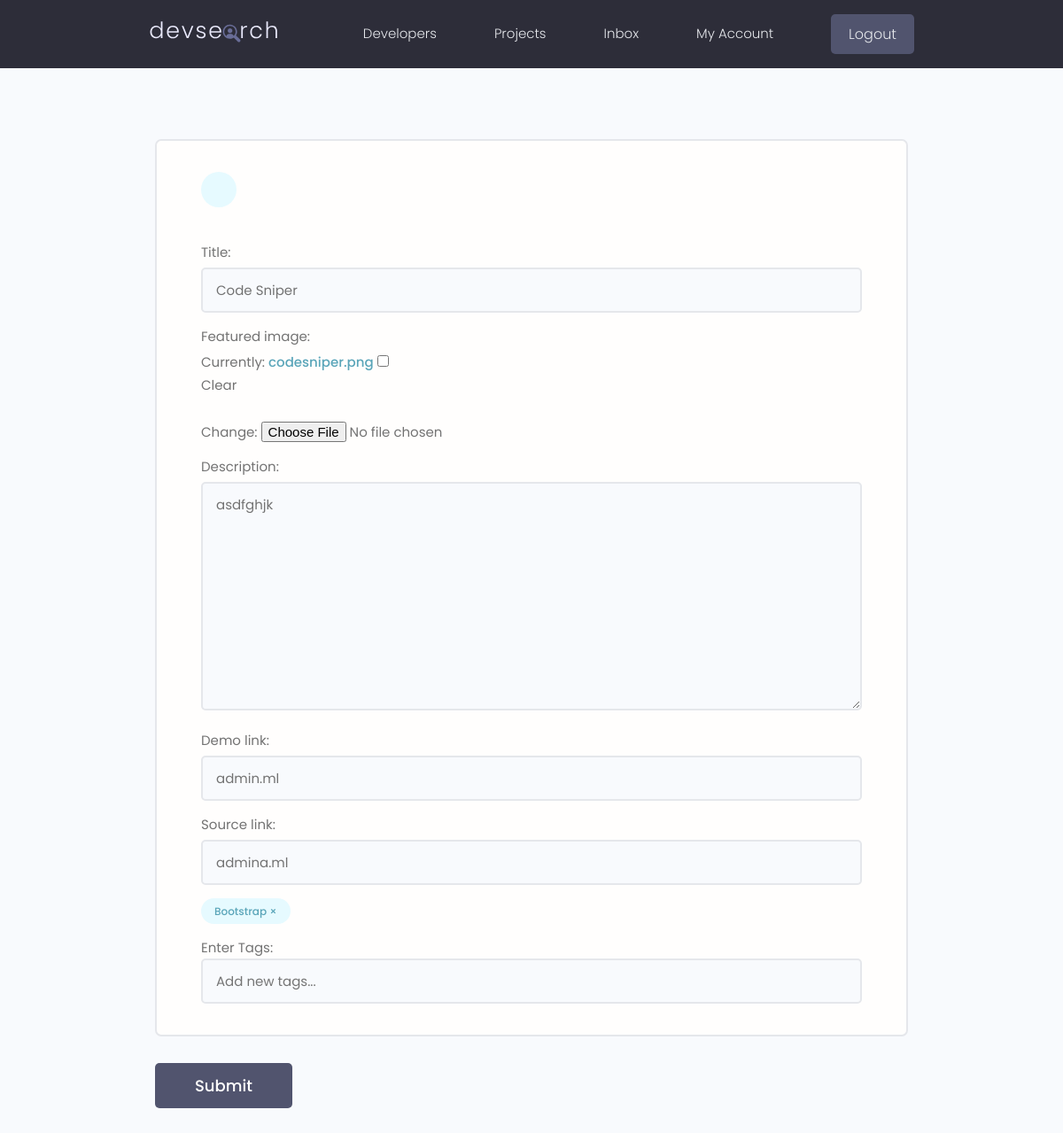
Page /projects/update-project/6ec5000f-5ccb-40b1-9230-c10d6450ddc0 (signed in) on the earlier database version.
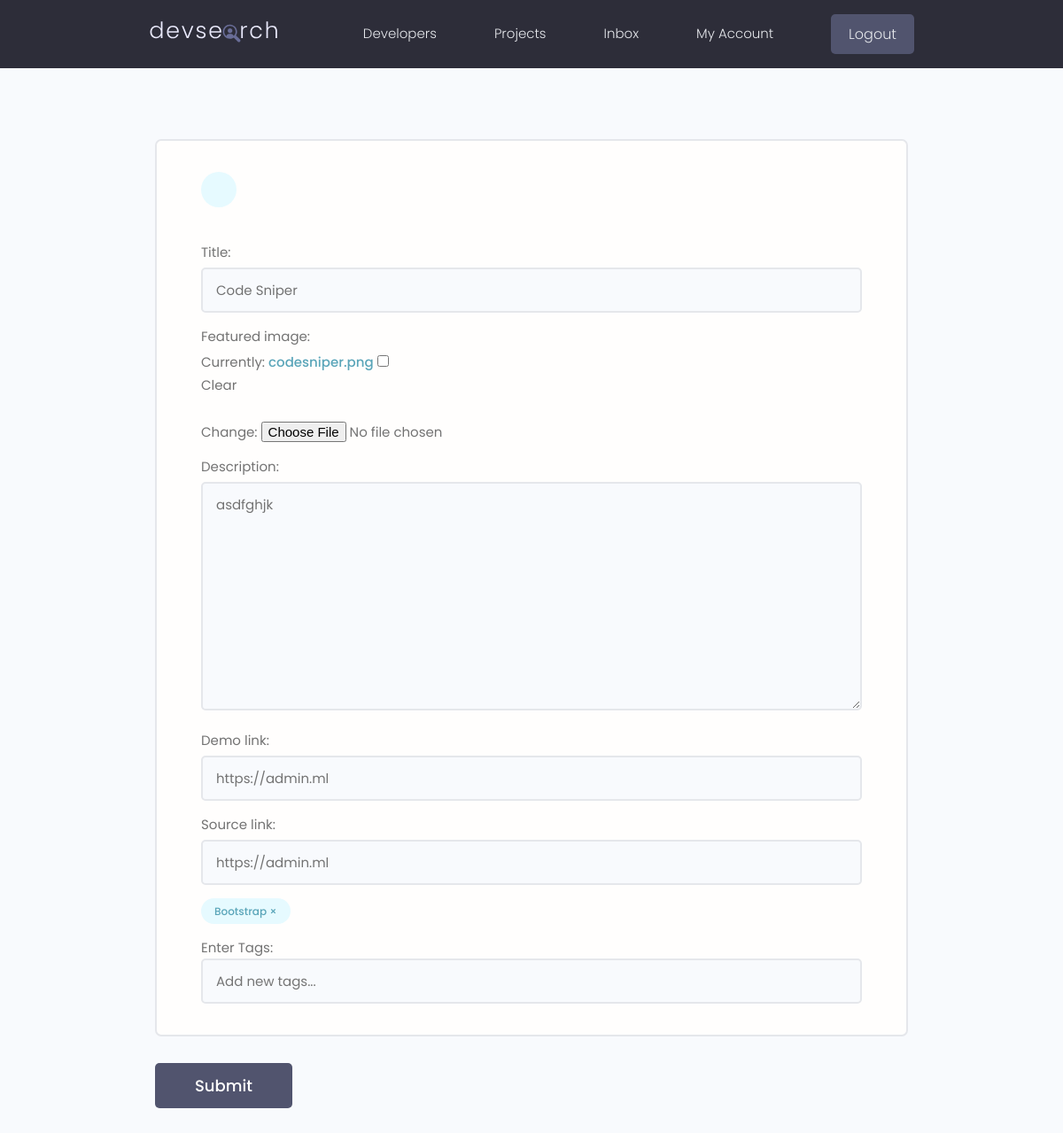
Same page on the later database version.
### projects/models.py (models this page shows, shortened)
class Project(models.Model):
    owner = models.ForeignKey(Profile,null=True,blank=True,on_delete=models.CASCADE)
    title = models.CharField(max_length=200)
    description = models.TextField(null=True,blank=True)
    featured_image = models.ImageField(null=True,blank=True,default="default.jpg")
    demo_link = models.CharField(max_length=2000,null=True,blank=True)
    source_link = models.CharField(max_length=2000,null=True,blank=True)
    tags =  models.ManyToManyField('Tag',blank=True)
    vote_total = models.IntegerField(default=0,null=True,blank=True)
    vote_ratio = models.IntegerField(default=0,null=True,blank=True)
    created = models.DateTimeField(auto_now_add=True)
    id = models.UUIDField(default=uuid.uuid4,unique=True,primary_key=True,editable=False)
    class Meta:
        ordering = ['-vote_ratio','-vote_total','title']

### projects/views.py (the view, shortened to what this page needs)
# urls.py: path('update-project/<str:pk>',views.updateProject,name="update-project"),
@login_required(login_url="login")
def updateProject(request,pk):
    profile = request.user.profile
    project = profile.project_set.get(id=pk)
    form = ProjectForm(instance=project)
    context={'form':form,'project':project}
    return render(request,'projects/project-form.html',context)

### projects/forms.py
class ProjectForm(ModelForm):
    class Meta:
        model = Project
        fields = ['title','featured_image','description','demo_link','source_link']
        widgets = {
            'tags':forms.CheckboxSelectMultiple(),
        }
    def __init__(self,*args,**kwargs):
        super(ProjectForm,self).__init__(*args,**kwargs)
        for name,field in self.fields.items():
            field.widget.attrs.update({'class':'input'})

### projects/templates/projects/project-form.html (shortened to what this page needs)
{% extends 'main.html' %}
{% load static %}
{% block content %}
<main class="formPage my-xl">
    <div class="content-box">
        <div class="formWrapper">
            <a class="backButton" href="{% url 'account' %}"></a>
            <br>
            <form class="form" action="" method="POST" enctype="multipart/form-data">
                {% for field in form %}
                <div class="form__field">
                    <label for="formInput#text">{{field.label}}:</label>
                    {{field}}
                </div>
                {% endfor %}
                {% for tag in project.tags.all %}
                <div class="form__field">
                    <div class="project-tag tag tag--pill tag--main" data-tag="{{tag.id}}" data-project="{{project.id}}">
                        {{tag.name}} &#215;
                    </div>
                </div>
                {% endfor %}
                <label for="formInput#text">Enter Tags:</label>
                <input class="input input--text" id="formInput#text" type="text" name="newtags"
                    placeholder="Add new tags..." />
                </div>
                <input class="btn btn--sub btn--lg  my-md" type="submit" value="Submit" />
        </div>
</main>
{% endblock content %}

Differences in the rows shown:
changed Project "Code Sniper": demo_link "admin.ml" → "https://admin.ml"; source_link "admina.ml" → "https://admin.ml"
